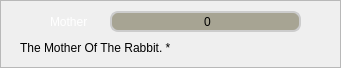
    <widget class="QFrame" name="Mother_Frame">
     <property name="geometry">
      <rect>
       <x>10</x>
       <y>132</y>
       <width>341</width>
       <height>68</height>
      </rect>
     </property>
     <property name="minimumSize">
      <size>
       <width>341</width>
       <height>68</height>
      </size>
     </property>
     <property name="maximumSize">
      <size>
       <width>341</width>
       <height>68</height>
      </size>
     </property>
     <property name="frameShape">
      <enum>QFrame::StyledPanel</enum>
     </property>
     <property name="frameShadow">
      <enum>QFrame::Raised</enum>
     </property>
     <widget class="QLabel" name="Rabbit_Mother_Icon">
      <property name="geometry">
       <rect>
        <x>20</x>
        <y>11</y>
        <width>21</width>
        <height>21</height>
       </rect>
      </property>
      <property name="minimumSize">
       <size>
        <width>21</width>
        <height>21</height>
       </size>
      </property>
      <property name="maximumSize">
       <size>
        <width>21</width>
        <height>21</height>
       </size>
      </property>
      <property name="styleSheet">
       <string notr="true">border: none;
background-color: rgba(0, 0, 0, 0);
color: rgb(255, 255, 255);
font: 75 18pt &quot;Acme&quot;;</string>
      </property>
      <property name="text">
       <string/>
      </property>
      <property name="pixmap">
       <pixmap resource="resources.qrc">:/Icons/Rabbit_Tree_White.png</pixmap>
      </property>
      <property name="scaledContents">
       <bool>true</bool>
      </property>
      <property name="alignment">
       <set>Qt::AlignCenter</set>
      </property>
     </widget>
     <widget class="QLabel" name="Rabbit_Mother_Label">
      <property name="geometry">
       <rect>
        <x>50</x>
        <y>11</y>
        <width>51</width>
        <height>21</height>
       </rect>
      </property>
      <property name="minimumSize">
       <size>
        <width>51</width>
        <height>21</height>
       </size>
      </property>
      <property name="maximumSize">
       <size>
        <width>51</width>
        <height>21</height>
       </size>
      </property>
      <property name="styleSheet">
       <string notr="true">QLabel {
border: none;
background-color: rgba(0, 0, 0, 0);
color: rgb(255, 255, 255);
font: 75 13pt &quot;Acme&quot;;
}</string>
      </property>
      <property name="text">
       <string>Mother</string>
      </property>
     </widget>
     <widget class="QLabel" name="Mother_Infos">
      <property name="geometry">
       <rect>
        <x>20</x>
        <y>37</y>
        <width>301</width>
        <height>21</height>
       </rect>
      </property>
      <property name="minimumSize">
       <size>
        <width>301</width>
        <height>21</height>
       </size>
      </property>
      <property name="maximumSize">
       <size>
        <width>301</width>
        <height>21</height>
       </size>
      </property>
      <property name="styleSheet">
       <string notr="true">QLabel {border: none;
background-color: rgba(0, 0, 0, 0);
color: rgbrgb(0, 174, 255);
font: 75 13pt &quot;Acme&quot;;
}</string>
      </property>
      <property name="text">
       <string>The Mother Of The Rabbit. *</string>
      </property>
     </widget>
     <widget class="QSpinBox" name="Mother_Input">
      <property name="geometry">
       <rect>
        <x>110</x>
        <y>11</y>
        <width>191</width>
        <height>21</height>
       </rect>
      </property>
      <property name="styleSheet">
       <string notr="true">QSpinBox {
	background-color:rgb(167, 164, 147);
	padding-left: 5px;
	border: 2px solid #ccc;
	border-radius: 8px;
	background-repeat: no-repeat;
	background-position: left center;
	font: 75 15pt &quot;Acme&quot;;
}</string>
      </property>
      <property name="alignment">
       <set>Qt::AlignCenter</set>
      </property>
      <property name="buttonSymbols">
       <enum>QAbstractSpinBox::NoButtons</enum>
      </property>
     </widget>
    </widget>
